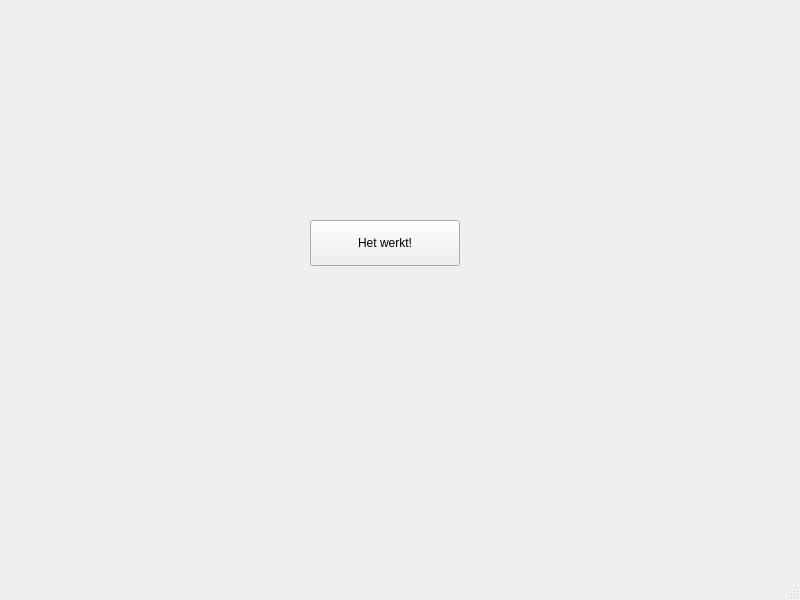
<?xml version="1.0" encoding="UTF-8"?>
<ui version="4.0">
 <class>MainWindow</class>
 <widget class="QMainWindow" name="MainWindow">
  <property name="geometry">
   <rect>
    <x>0</x>
    <y>0</y>
    <width>800</width>
    <height>600</height>
   </rect>
  </property>
  <property name="windowTitle">
   <string>MainWindow</string>
  </property>
  <widget class="QWidget" name="centralwidget">
   <widget class="QPushButton" name="pushButton">
    <property name="geometry">
     <rect>
      <x>310</x>
      <y>220</y>
      <width>150</width>
      <height>46</height>
     </rect>
    </property>
    <property name="text">
     <string>Het werkt!</string>
    </property>
   </widget>
  </widget>
  <widget class="QMenuBar" name="menubar">
   <property name="geometry">
    <rect>
     <x>0</x>
     <y>0</y>
     <width>800</width>
     <height>38</height>
    </rect>
   </property>
  </widget>
  <widget class="QStatusBar" name="statusbar"/>
 </widget>
 <resources/>
 <connections/>
</ui>
